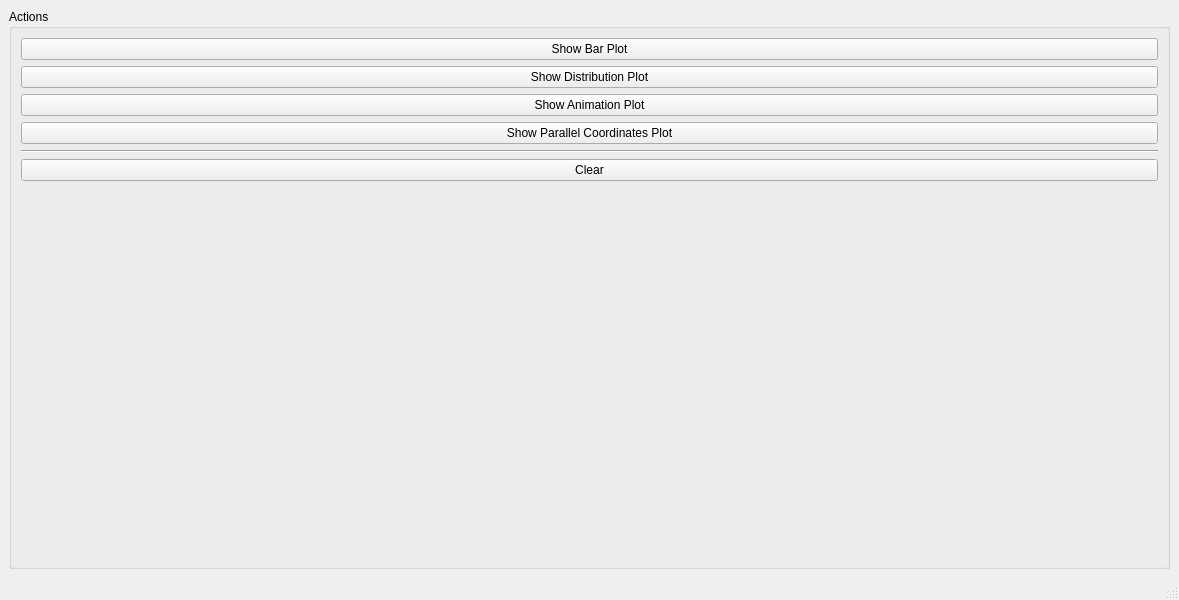
<?xml version="1.0" encoding="UTF-8"?>
<ui version="4.0">
 <class>PlotlyGuiDemo</class>
 <widget class="QMainWindow" name="PlotlyGuiDemo">
  <property name="geometry">
   <rect>
    <x>0</x>
    <y>0</y>
    <width>1179</width>
    <height>600</height>
   </rect>
  </property>
  <property name="windowTitle">
   <string>Plotly Gui Demo</string>
  </property>
  <widget class="QWidget" name="centralwidget">
   <layout class="QHBoxLayout" name="horizontalLayout">
    <item>
     <widget class="PlotlyPlot" name="plotlyPlot"/>
    </item>
    <item>
     <widget class="QGroupBox" name="groupBox">
      <property name="title">
       <string>Actions</string>
      </property>
      <layout class="QVBoxLayout" name="verticalLayout">
       <item>
        <widget class="QPushButton" name="btnPlot1">
         <property name="text">
          <string>Show Bar Plot</string>
         </property>
        </widget>
       </item>
       <item>
        <widget class="QPushButton" name="btnPlot2">
         <property name="text">
          <string>Show Distribution Plot</string>
         </property>
        </widget>
       </item>
       <item>
        <widget class="QPushButton" name="btnPlot3">
         <property name="text">
          <string>Show Animation Plot</string>
         </property>
        </widget>
       </item>
       <item>
        <widget class="QPushButton" name="btnPlot4">
         <property name="text">
          <string>Show Parallel Coordinates Plot</string>
         </property>
        </widget>
       </item>
       <item>
        <widget class="Line" name="line">
         <property name="orientation">
          <enum>Qt::Horizontal</enum>
         </property>
        </widget>
       </item>
       <item>
        <widget class="QPushButton" name="btnClear">
         <property name="text">
          <string>Clear</string>
         </property>
        </widget>
       </item>
       <item>
        <spacer name="verticalSpacer">
         <property name="orientation">
          <enum>Qt::Vertical</enum>
         </property>
         <property name="sizeHint" stdset="0">
          <size>
           <width>20</width>
           <height>380</height>
          </size>
         </property>
        </spacer>
       </item>
      </layout>
     </widget>
    </item>
   </layout>
  </widget>
  <widget class="QMenuBar" name="menubar">
   <property name="geometry">
    <rect>
     <x>0</x>
     <y>0</y>
     <width>1179</width>
     <height>26</height>
    </rect>
   </property>
  </widget>
  <widget class="QStatusBar" name="statusbar"/>
 </widget>
 <customwidgets>
  <customwidget>
   <class>PlotlyPlot</class>
   <extends>QMainWindow</extends>
   <header>plotlyPlot.h</header>
  </customwidget>
 </customwidgets>
 <resources/>
 <connections/>
</ui>
